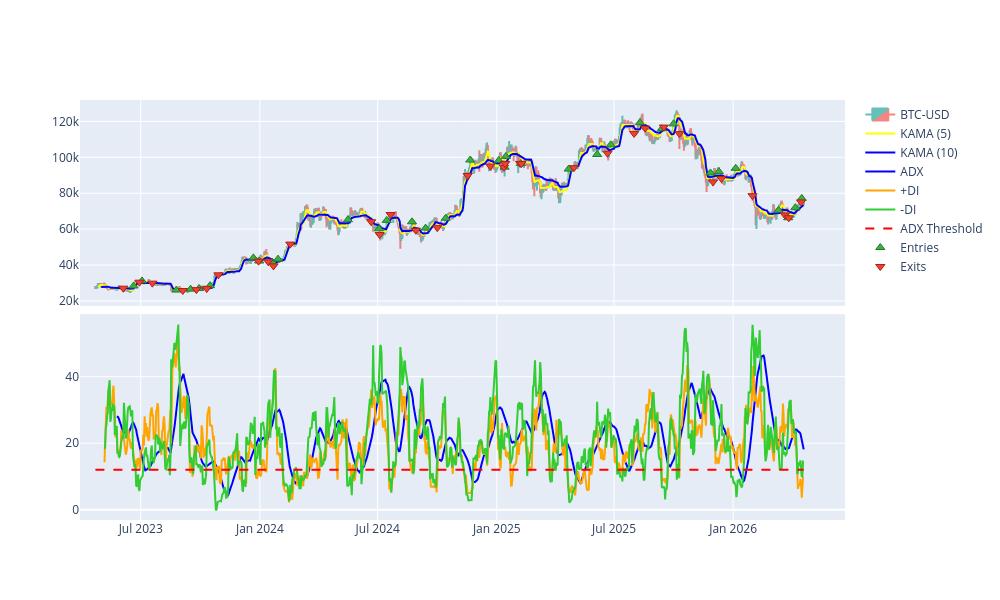

Here is the notebook cell this chart was saved with:
### Markdown cell above
This strategy generates a buy signal on an upwards trend change (faster KAMA crossing <b>above</b> slower KAMA) and a sell signal on a downwards trend change (faster KAMA crossing <b>below</b> slower KAMA). The ADX is used as a filter, removing buy or sell signals if below a certain threshold (i.e. the trend is not strong enough to enter the trade). 

Using vector-bt functions, we are able to calculate boolean masks of cross-overs corresponding to entries for each asset as follows 
```
entries = vbt.nb.crossed_above_1d_nb(kama_fast, kama_slow) 
exits = vbt.nb.crossed_below_1d_nb(kama_fast, kama_slow)

adx_filter = np.where(adx > adx_thrsh, 1.0, 0.0)
entries = entries * adx_filter
exits = exits * adx_filter

```

### Code cell
fig = plot_strategy(market_data,'BTC-USD')
fig.update_layout(width=1000,height=600)
fig.show()

### Figure 1 — Plotly figure (JSON) as saved in the notebook; plotly's stock layout.template omitted (floating-point values rounded to 4 significant figures; data arrays with more than 128 entries replaced by an {"elided": "..."} marker saying what was removed)
{"data": [{"close": {"elided": "1095 float values"}, "decreasing": {"fillcolor": "#ee534f", "line": {"color": "#ee534f"}}, "high": {"elided": "1095 float values"}, "increasing": {"fillcolor": "#26a69a", "line": {"color": "#26a69a"}}, "low": {"elided": "1095 float values"}, "name": "BTC-USD", "opacity": 0.7, "open": {"elided": "1095 float values"}, "type": "candlestick", "x": {"elided": "1095 str values"}, "xaxis": "x", "yaxis": "y"}, {"line": {"color": "yellow"}, "name": "KAMA (5)", "type": "scatter", "x": {"elided": "1091 str values"}, "xaxis": "x", "y": {"elided": "1091 float values"}, "yaxis": "y"}, {"line": {"color": "blue"}, "name": "KAMA (10)", "type": "scatter", "x": {"elided": "1086 str values"}, "xaxis": "x", "y": {"elided": "1086 float values"}, "yaxis": "y"}, {"line": {"color": "blue"}, "name": "ADX", "type": "scatter", "x": {"elided": "1062 str values"}, "xaxis": "x2", "y": {"elided": "1062 float values"}, "yaxis": "y2"}, {"line": {"color": "orange"}, "name": "+DI", "type": "scatter", "x": {"elided": "1081 str values"}, "xaxis": "x2", "y": {"elided": "1081 float values"}, "yaxis": "y2"}, {"line": {"color": "limegreen"}, "name": "-DI", "type": "scatter", "x": {"elided": "1081 str values"}, "xaxis": "x2", "y": {"elided": "1081 float values"}, "yaxis": "y2"}, {"line": {"color": "red", "dash": "dash"}, "mode": "lines", "name": "ADX Threshold", "type": "scatter", "x": {"elided": "1095 str values"}, "xaxis": "x2", "y": {"elided": "1095 int values"}, "yaxis": "y2"}, {"marker": {"color": "#37B13F", "line": {"color": "rgb(38,123,44)", "width": 1}, "size": 8, "symbol": "triangle-up"}, "mode": "markers", "name": "Entries", "showlegend": true, "type": "scatter", "x": ["2023-06-20T00:00:00+00:00", "2023-07-03T00:00:00+00:00", "2023-08-25T00:00:00+00:00", "2023-09-16T00:00:00+00:00", "2023-09-29T00:00:00+00:00", "2023-10-16T00:00:00+00:00", "2023-12-22T00:00:00+00:00", "2023-12-31T00:00:00+00:00", "2024-01-20T00:00:00+00:00", "2024-01-29T00:00:00+00:00", "2024-05-16T00:00:00+00:00", "2024-07-03T00:00:00+00:00", "2024-07-15T00:00:00+00:00", "2024-08-23T00:00:00+00:00", "2024-09-13T00:00:00+00:00", "2024-10-14T00:00:00+00:00", "2024-11-21T00:00:00+00:00", "2025-01-04T00:00:00+00:00", "2025-01-13T00:00:00+00:00", "2025-01-15T00:00:00+00:00", "2025-02-07T00:00:00+00:00", "2025-04-22T00:00:00+00:00", "2025-06-05T00:00:00+00:00", "2025-06-26T00:00:00+00:00", "2025-08-10T00:00:00+00:00", "2025-09-13T00:00:00+00:00", "2025-10-01T00:00:00+00:00", "2025-11-27T00:00:00+00:00", "2025-12-10T00:00:00+00:00", "2026-01-05T00:00:00+00:00", "2026-03-12T00:00:00+00:00", "2026-03-27T00:00:00+00:00", "2026-04-07T00:00:00+00:00", "2026-04-17T00:00:00+00:00"], "y": [28330.0, 31160.0, 26050.0, 26570.0, 26910.0, 28520.0, 44000.0, 42270.0, 41670.0, 43290.0, 65230.0, 60170.0, 64870.0, 64090.0, 60570.0, 66050.0, 98500.0, 98240.0, 94520.0, 100500.0, 96530.0, 93440.0, 101600.0, 107000.0, 119300.0, 116000.0, 118600.0, 91290.0, 92020.0, 93880.0, 70490.0, 66340.0, 71940.0, 77130.0]}, {"marker": {"color": "#EA4335", "line": {"color": "rgb(181,31,18)", "width": 1}, "size": 8, "symbol": "triangle-down"}, "mode": "markers", "name": "Exits", "showlegend": true, "type": "scatter", "x": ["2023-06-04T00:00:00+00:00", "2023-06-29T00:00:00+00:00", "2023-07-19T00:00:00+00:00", "2023-09-04T00:00:00+00:00", "2023-09-25T00:00:00+00:00", "2023-10-11T00:00:00+00:00", "2023-10-29T00:00:00+00:00", "2023-12-30T00:00:00+00:00", "2024-01-14T00:00:00+00:00", "2024-01-22T00:00:00+00:00", "2024-02-17T00:00:00+00:00", "2024-06-21T00:00:00+00:00", "2024-07-04T00:00:00+00:00", "2024-07-21T00:00:00+00:00", "2024-08-29T00:00:00+00:00", "2024-10-01T00:00:00+00:00", "2024-11-17T00:00:00+00:00", "2024-12-22T00:00:00+00:00", "2025-01-12T00:00:00+00:00", "2025-01-14T00:00:00+00:00", "2025-02-06T00:00:00+00:00", "2025-02-08T00:00:00+00:00", "2025-04-30T00:00:00+00:00", "2025-06-21T00:00:00+00:00", "2025-08-01T00:00:00+00:00", "2025-08-18T00:00:00+00:00", "2025-09-16T00:00:00+00:00", "2025-10-10T00:00:00+00:00", "2025-12-01T00:00:00+00:00", "2025-12-14T00:00:00+00:00", "2026-01-31T00:00:00+00:00", "2026-03-22T00:00:00+00:00", "2026-03-28T00:00:00+00:00", "2026-04-16T00:00:00+00:00"], "y": [27120.0, 30450.0, 29910.0, 25810.0, 26300.0, 26870.0, 34540.0, 42160.0, 41800.0, 39510.0, 51660.0, 64100.0, 56980.0, 68150.0, 59390.0, 60840.0, 89850.0, 95100.0, 94490.0, 96530.0, 96590.0, 96480.0, 94210.0, 102300.0, 113300.0, 116300.0, 116800.0, 113200.0, 86320.0, 88180.0, 78620.0, 67850.0, 66320.0, 75150.0]}], "layout": {"height": 600, "width": 1000, "xaxis": {"anchor": "y", "domain": [0, 1], "matches": "x2", "rangeslider": {"visible": false}, "showticklabels": false}, "xaxis2": {"anchor": "y2", "domain": [0, 1]}, "yaxis": {"anchor": "x", "domain": [0.51, 1]}, "yaxis2": {"anchor": "x2", "domain": [0, 0.49]}}}
